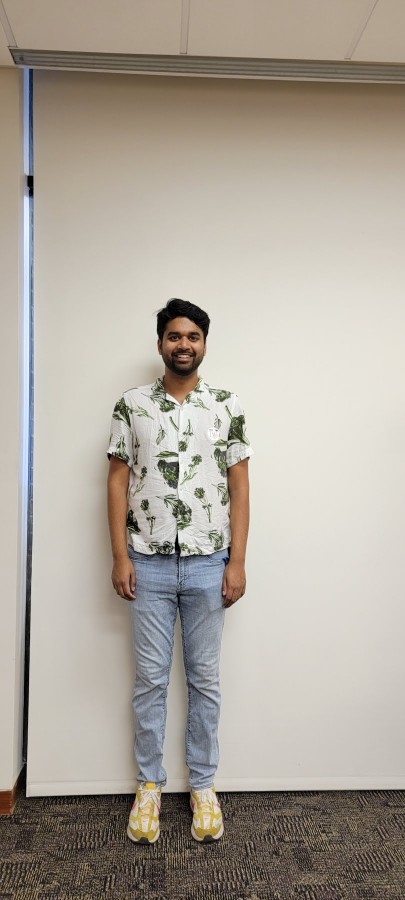
#> input picture Logs/seamless/Images/source.jpg, 810 x 1800 px, found by its file name (shown at 1/2 size); the run also reads 1 picture not shown here
$ jupyter execute --allow-errors ImagePlacement.ipynb   (text cells are left out)
#> lines starting #> are read from the running program, lines starting #| are printed output that depends on the picture; after the words box and inside, x2 and y2 are one past the last pixel; in counts of white or black regions, pixels touching at a corner belong together; pictures that were not available may be replaced by others from this repository, and a replacement may not be noted
[cell 1]
# bottom of right foot of target
# bottom of left foot of source (from mask)
# location of rightmost pixel of target
# define distance (pixel) between people
# scaling of source person
# define center for seamless clone

[cell 2]
import imutils
import cv2
import matplotlib.pyplot as plt
import numpy as np
from PIL import Image

[cell 3]
img = cv2.imread("source.jpg")
#> img is the input picture: shape (1800, 810, 3); mean B, G, R 155.9, 166.1, 173.4
numpymask = cv2.imread('mask_test_2.bmp', cv2.IMREAD_GRAYSCALE)
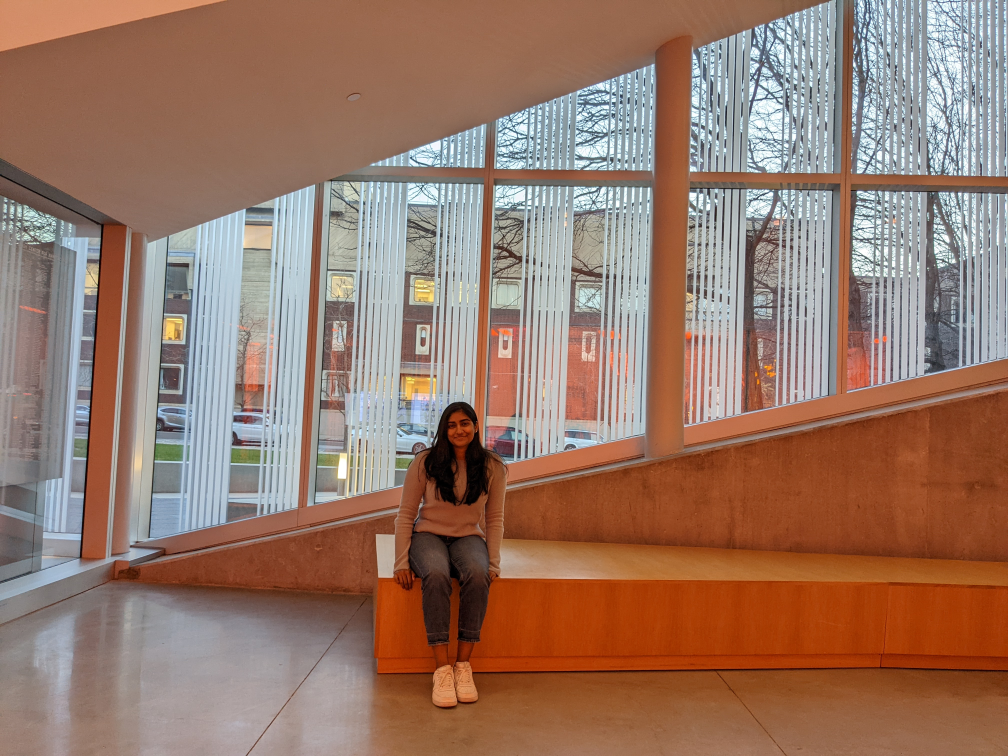
#> input picture Images/Sitting/source.jpg, 4032 x 3024 px, given in place of mask_test_2.bmp, which was not available (shown at 1/4 size)
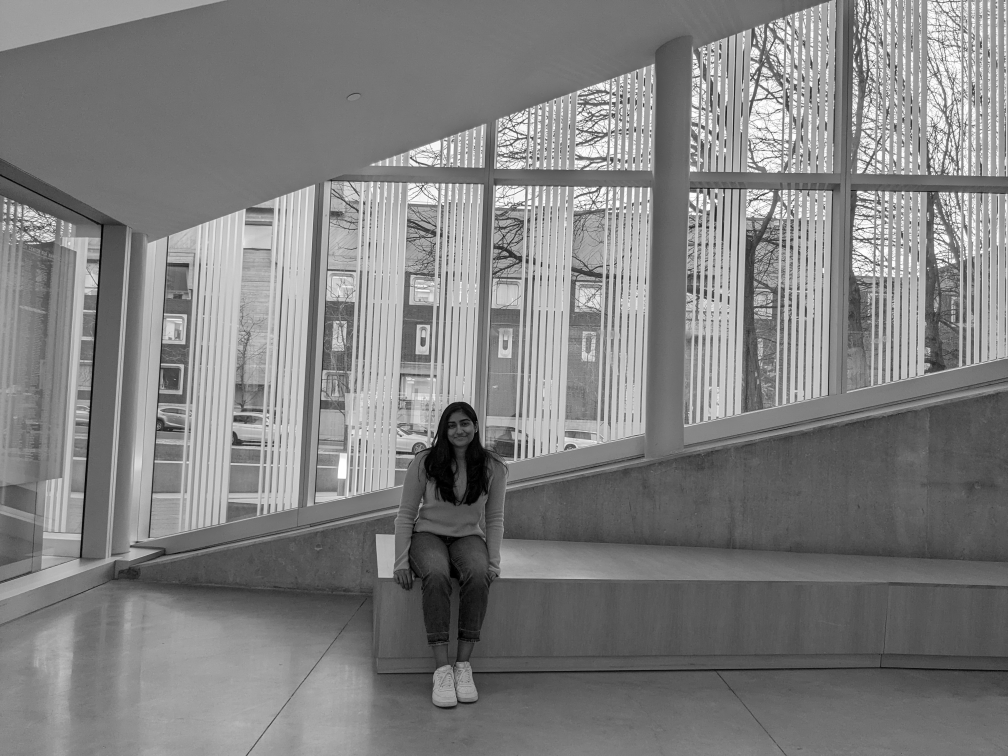
#> numpymask: shape (3024, 4032) (shown at 1/4 size); min 0, max 255, mean 128
#numpymask = np.uint8(numpymask > 0)
contours,_ = cv2.findContours(numpymask.copy(), 1, 1) # not copying here will throw an error
#> contours = 2137 contours, 2076 with area under 20; largest, box (x1, y1, x2, y2) and area: (0, 0, 4032, 3024) 12185713, (1748, 1918, 1805, 1955) 790, (1800, 2272, 1834, 2317) 730, (1781, 1864, 1806, 1902) 450, (1916, 1861, 1934, 1899) 352
rect = cv2.minAreaRect(contours[0]) # basically you can feed this rect into your classifier
#> rect = ((1730, 2566), (1.41, 1.41), -45)
(x,y),(w,h), a = rect # a - angle
#> x = 1730; y = 2566; w = 1.41; h = 1.41; a = -45

box = cv2.boxPoints(rect)
#> box = [[1730, 2567], [1729, 2566], [1730, 2565], [1731, 2566]]
box = np.int0(box) #turn into ints
rect2 = cv2.drawContours(img.copy(),[box],0,(0,0,255),10)

plt.imshow(rect2)
plt.show()

[cell 4]
print(numpymask[numpymask>0])
#> (printed output is left out)

[cell 5]
import os
import numpy as np
import cv2
from glob import glob
from tqdm import tqdm
from skimage.measure import label, regionprops, find_contours
import matplotlib.pyplot as plt

""" Creating a directory """
def create_dir(path):
    if not os.path.exists(path):
        os.makedirs(path)

""" Convert a mask to border image """
def mask_to_border(mask):
    h, w = mask.shape
    border = np.zeros((h, w))

    contours = find_contours(mask, 128)
    for contour in contours:
        for c in contour:
            x = int(c[0])
            y = int(c[1])
            border[x][y] = 255

    return border

""" Mask to bounding boxes """
def mask_to_bbox(mask):
    bboxes = []

    mask = mask_to_border(mask)
    lbl = label(mask)
    props = regionprops(lbl)
    for prop in props:
        x1 = prop.bbox[1]
        y1 = prop.bbox[0]

        x2 = prop.bbox[3]
        y2 = prop.bbox[2]

        bboxes.append([x1, y1, x2, y2])

    return bboxes

def parse_mask(mask):
    mask = np.expand_dims(mask, axis=-1)
    mask = np.concatenate([mask, mask, mask], axis=-1)
    return mask

if __name__ == "__main__":
    """ Load the dataset """
    images = "source.jpg"#sorted(glob(os.path.join("data", "image", "*")))
    masks = "perfect_mask.bmp" #"sorted(glob(os.path.join("data", "mask", "*")))"

    """ Create folder to save images """
    create_dir("results")

    """ Loop over the dataset """
    #for x, y in tqdm(zip(images, masks), total=len(images)):

    #name = x.split("/")[-1].split(".")[0]

    """ Read image and mask """
    x = cv2.imread(images, cv2.IMREAD_COLOR)
    y = cv2.imread(masks, cv2.IMREAD_GRAYSCALE)
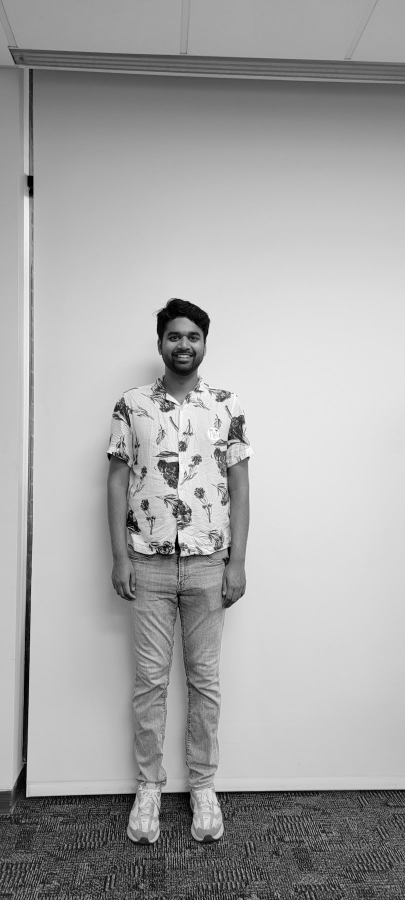
#> y: shape (1800, 810) (shown at 1/2 size); min 0, max 255, mean 167.1

    """ Detecting bounding boxes """
    bboxes = mask_to_bbox(y)
#> in mask_to_border, `contours = find_contours(mask, 128)`: contours = 5112 point arrays, longest 8411 points
#> the loop in mask_to_border, `for contour in contours:` made 5112 passes
#> contour on passes 19 to 21: [[136, 127], [136, 126], [136, 127]], [[137, 121], [137, 120], [137, 121]], [[160, 50], [161, 50], [160, 50]]
#> after the loop in mask_to_border, `for contour in contours:`:
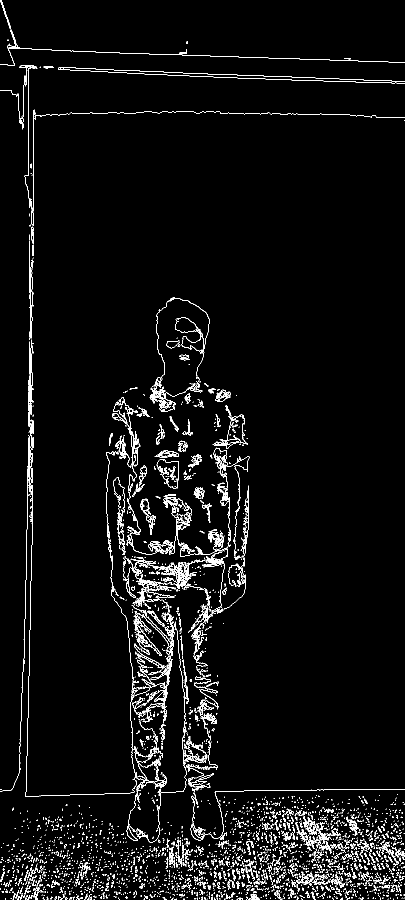
#> border: shape (1800, 810) float64 (shown at 1/2 size); 4.1% white in thin lines or dots
#> in mask_to_bbox, `lbl = label(mask)`:
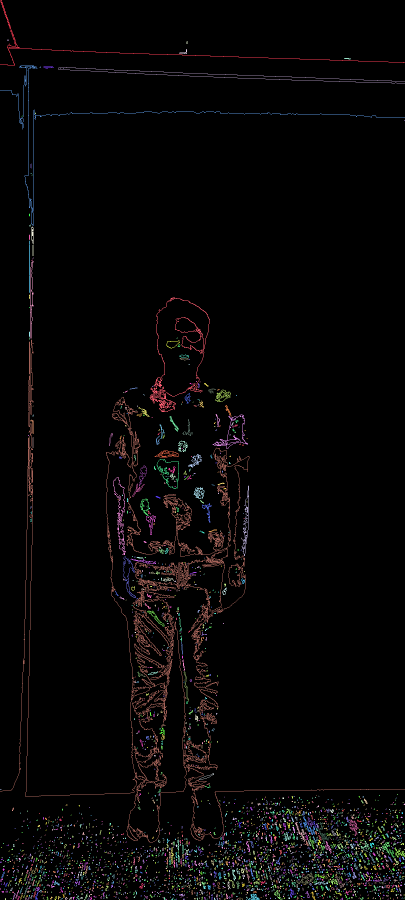
#> lbl: shape (1800, 810) int64 (shown at 1/2 size); 2795 distinct labels, from 0 to 2794; one colour per label, 0 black
#> in mask_to_bbox, `props = regionprops(lbl)`: props = 2794 regions; largest, box (x1, y1, x2, y2) and area: (0, 679, 810, 1685) 22007, (299, 595, 420, 824) 1869, (0, 130, 810, 452) 1843, (116, 134, 810, 167) 1421, (0, 0, 810, 131) 1184
#> the loop in mask_to_bbox, `for prop in props:` made 2794 passes
#> (x1, y1, x2, y2) on passes 1 to 3: (0, 0, 810, 131), (14, 79, 17, 82), (373, 82, 375, 88)
#> after the loop in mask_to_bbox, `for prop in props:`: bboxes = 2794 items, first 6: [0, 0, 810, 131], [14, 79, 17, 82], [373, 82, 375, 88], [359, 98, 374, 108], [688, 116, 701, 119], [0, 130, 810, 452]

    """ marking bounding box on image """
    bbox = bboxes[0]
#> bbox = [0, 0, 810, 131]
    x = cv2.rectangle(x, (bbox[0], bbox[1]), (bbox[2], bbox[3]), (255, 0, 0), 2)
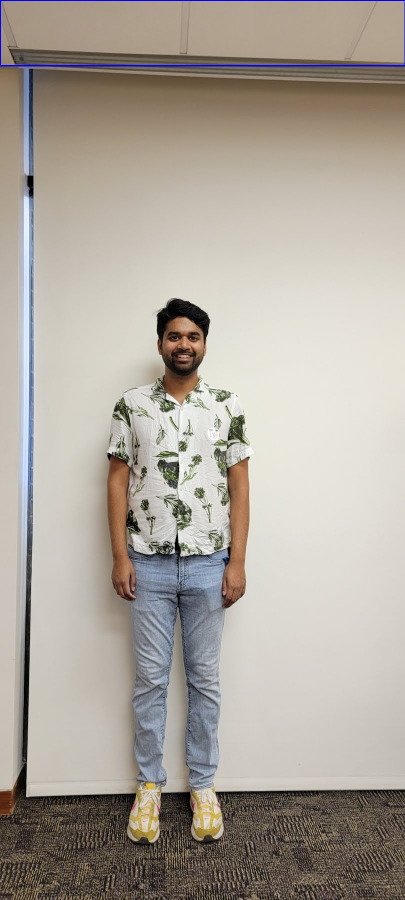
#> x: shape (1800, 810, 3) (shown at 1/2 size); 0.3% of pixels changed, all inside (x1, y1, x2, y2) = (0, 0, 810, 133)
    print(bbox[0])
#| 0
    print(bbox[1])
#| 0
    print(bbox[2])
#| 810
    print(bbox[3])
#| 131
    #plt.imshow("Image", x)
    #plt.show()
    """ Saving the image """
    cat_image = np.concatenate([x, parse_mask(y)], axis=1)
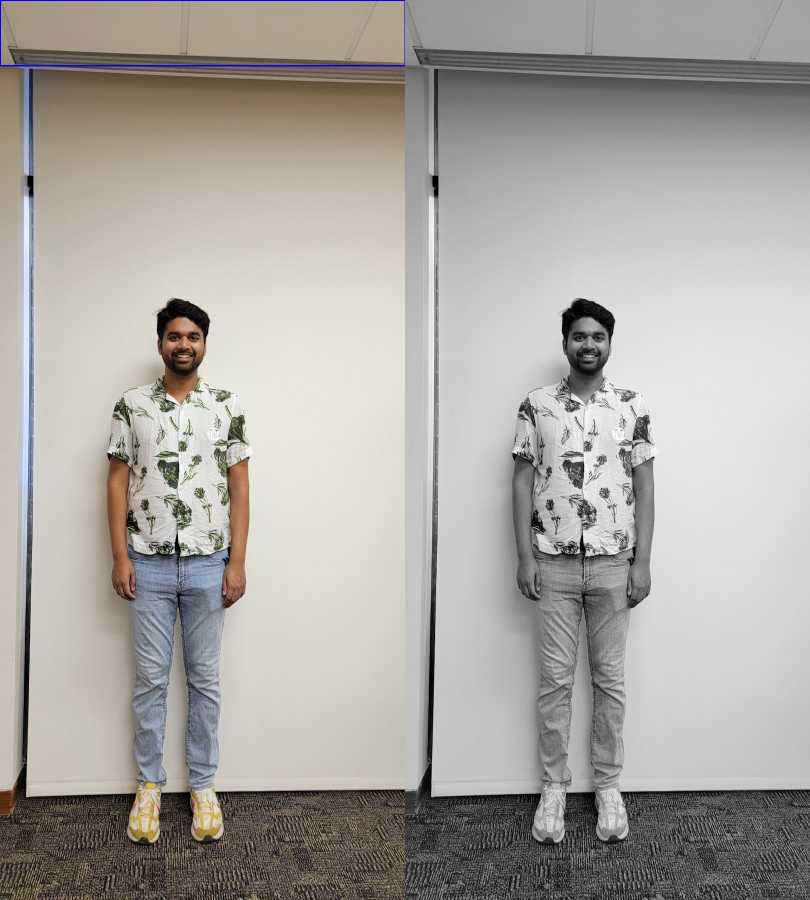
#> cat_image: shape (1800, 1620, 3) (shown at 1/2 size); mean B, G, R 161.8, 166.5, 170.1
    #cv2.imwrite(f"results/1.png", cat_image)
    plt.imshow(cat_image)

[cell 6]
top_left = (bbox[0], bbox[1])
#> top_left = (0, 0)
bottom_right = (bbox[2], bbox[3])
#> bottom_right = (810, 131)

[cell 7]
plt.imshow(img)
plt.scatter(x = [bbox[0], bbox[2]], y = [bbox[1], bbox[3]], color = 'magenta')
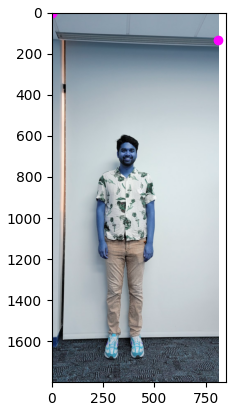
#> figure drawn by matplotlib, 1 panel; B, G, R data is drawn as R, G, B

[cell 8]
bottom_left = (bbox[0], bbox[3]) #This is the value of interest in the target image!!!
#> bottom_left = (0, 131)
plt.imshow(img)
plt.scatter(x = bbox[0], y = bbox[3], color='yellow')
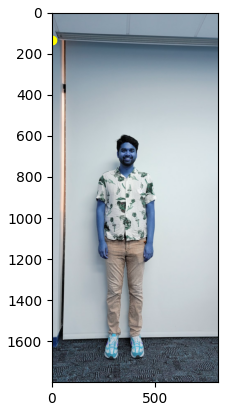
#> figure drawn by matplotlib, 1 panel; B, G, R data is drawn as R, G, B

[cell 9]
""" Creating a directory """
def create_dir(path):
    if not os.path.exists(path):
        os.makedirs(path)

""" Convert a mask to border image """
def mask_to_border(mask):
    h, w = mask.shape
    border = np.zeros((h, w))

    contours = find_contours(mask, 128)
    for contour in contours:
        for c in contour:
            x = int(c[0])
            y = int(c[1])
            border[x][y] = 255

    return border

""" Mask to bounding boxes """
def mask_to_bbox(mask):
    bboxes = []

    mask = mask_to_border(mask)
    lbl = label(mask)
    props = regionprops(lbl)
    for prop in props:
        x1 = prop.bbox[1]
        y1 = prop.bbox[0]

        x2 = prop.bbox[3]
        y2 = prop.bbox[2]

        bboxes.append([x1, y1, x2, y2])

    return bboxes

def parse_mask(mask):
    mask = np.expand_dims(mask, axis=-1)
    mask = np.concatenate([mask, mask, mask], axis=-1)
    return mask

#> (the rest of this cell did not finish here and is left out)


    """ Loop over the dataset """
    #for x, y in tqdm(zip(images, masks), total=len(images)):

    #name = x.split("/")[-1].split(".")[0]

    """ Read image and mask """
    x = cv2.imread(images, cv2.IMREAD_COLOR)
    y = cv2.imread(masks, cv2.IMREAD_GRAYSCALE)

    """ Detecting bounding boxes """
    bboxes = mask_to_bbox(y)

    """ marking bounding box on image """
    bbox = bboxes[0]
    x = cv2.rectangle(x, (bbox[0], bbox[1]), (bbox[2], bbox[3]), (255, 0, 0), 2)
    #plt.imshow("Image", x)
    #plt.show()
    """ Saving the image """
    cat_image = np.concatenate([x, parse_mask(y)], axis=1)
    #cv2.imwrite(f"results/1.png", cat_image)
    plt.imshow(cat_image)

[cell 10]
height = bbox[1]-bbox[3]
#> height = -131
width = bbox[2]-bbox[0]
#> width = 810
midHeight = height // 2
#> midHeight = -66
midWidth = width // 2
#> midWidth = 405

[cell 11]
bottom_right = (bbox[2], bbox[3])
plt.imshow(cv2.imread(images, cv2.IMREAD_COLOR))
plt.scatter(x = bbox[2], y=bbox[3], color = 'yellow')
#> figure, not shown here; B, G, R data is drawn as R, G, B

[cell 12]
print(bottom_right)
#| (810, 131)

[cell 13]
""" Creating a directory """
def create_dir(path):
    if not os.path.exists(path):
        os.makedirs(path)

""" Convert a mask to border image """
def mask_to_border(mask):
    h, w = mask.shape
    border = np.zeros((h, w))

    contours = find_contours(mask, 128)
    for contour in contours:
        for c in contour:
            x = int(c[0])
            y = int(c[1])
            border[x][y] = 255

    return border

""" Mask to bounding boxes """
def mask_to_bbox(mask):
    bboxes = []

    mask = mask_to_border(mask)
    lbl = label(mask)
    props = regionprops(lbl)
    for prop in props:
        x1 = prop.bbox[1]
        y1 = prop.bbox[0]

        x2 = prop.bbox[3]
        y2 = prop.bbox[2]

        bboxes.append([x1, y1, x2, y2])

    return bboxes

def parse_mask(mask):
    mask = np.expand_dims(mask, axis=-1)
    mask = np.concatenate([mask, mask, mask], axis=-1)
    return mask

#> (the rest of this cell did not finish here and is left out)


    """ Loop over the dataset """
    #for x, y in tqdm(zip(images, masks), total=len(images)):

    #name = x.split("/")[-1].split(".")[0]

    """ Read image and mask """
    x = cv2.imread(images, cv2.IMREAD_COLOR)
    y = cv2.imread(masks, cv2.IMREAD_GRAYSCALE)

    """ Detecting bounding boxes """
    bboxes = mask_to_bbox(y)

    """ marking bounding box on image """
    bbox = bboxes[0]
    x = cv2.rectangle(x, (bbox[0], bbox[1]), (bbox[2], bbox[3]), (255, 0, 0), 2)
    #plt.imshow("Image", x)
    #plt.show()
    """ Saving the image """
    cat_image = np.concatenate([x, parse_mask(y)], axis=1)
    #cv2.imwrite(f"results/1.png", cat_image)
    plt.imshow(cat_image)

[cell 14]
bottom_left = (bbox[0], bbox[3]) #This is the value of interest in the target image!!!
#> (the rest of this cell did not finish here and is left out)

[cell 15]
padding = 2
#> padding = 2
center = ((bottom_left[0] - midWidth - padding), (bottom_left[1] + midHeight))
#> center = (-407, 65)
#> (the rest of this cell did not finish here and is left out)

[cell 16]
print(center)
#| (-407, 65)

[cell 17]
img = cv2.imread('girl.png', cv2.IMREAD_COLOR)
mask = cv2.imread('girl_mask.png', cv2.IMREAD_GRAYSCALE)
X, Y, W, H = bbox[0], bbox[1], bbox[2]-bbox[0], bbox[3]-bbox[1]
#> X = 0; Y = 0; W = 810; H = 131
#> (the rest of this cell did not finish here and is left out)
